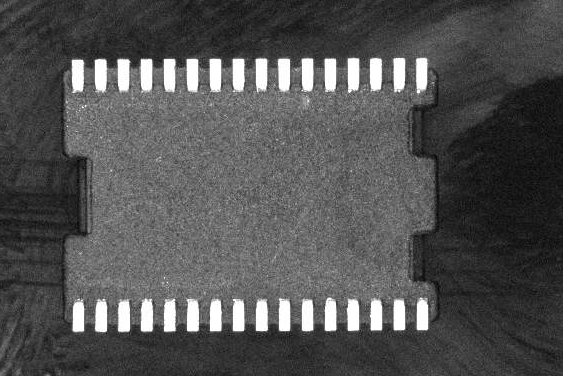
//> input picture ROBOCON 视觉组2021年学习任务/opencv/task3/src.bmp, 563 x 376 px
$ ./task3   (built with g++ and OpenCV 4)
//> lines starting //> are read from the running program, lines starting //| are printed output that depends on the picture; after the words box and inside, x2 and y2 are one past the last pixel; in counts of white or black regions, pixels touching at a corner belong together
//#include "stdafx.h"
#include <iostream>
#include <algorithm>
#include "opencv2/core/core.hpp"
#include "opencv2/imgproc/imgproc.hpp"
#include "opencv2/video/background_segm.hpp"
#include "opencv2/highgui/highgui.hpp"
#include <opencv/cxcore.hpp>
#include <stdio.h>
using namespace std;
using namespace cv;

Mat g_srcImage;
Mat g_grayImage;

const int g_dReferWidth=19;//mm
double g_dPixelsPerMetric;
vector<vector<cv::Point>> g_vContours;
vector<Vec4i> g_vHierarchy;
bool g_bFirst=true;

static cv::Point2f midpoint(cv::Point2f& ptA, cv::Point2f& ptB);//求中点
static float getDistance(Point2f pointA, Point2f pointB);//求距离
static bool ContoursSortFun(vector<cv::Point> contour1, vector<cv::Point> contour2);//按照 x坐标 排序
float minx(float a,float b,float c,float d);
float maxx(float a,float b,float c,float d);

float zb[100];
double dWidth;
double dHeight;
unsigned t=0;
//-----------------------------------【main( )函数】--------------------------------------------
//      描述：控制台应用程序的入口函数，我们的程序从这里开始
//-------------------------------------------------------------------------------------------------
int main(int argc, const char** argv)
{

	double timeStart = (double)getTickCount();
	g_srcImage = imread("src.bmp", 1);
//> g_srcImage is the input picture: 376 rows x 563 cols, CV_8UC3; min 0, max 255, mean 82.2
	//灰度 降低计算量
	cvtColor(g_srcImage, g_grayImage, COLOR_BGR2GRAY);

	//高斯滤波 降噪
	// GaussianBlur(g_grayImage, g_grayImage, Size(5,5), 0);
	// cv::namedWindow("高斯滤波", CV_WINDOW_NORMAL);
	// imshow("高斯滤波", g_grayImage);
	Mat dst;
	medianBlur(g_grayImage, dst, 11);//11
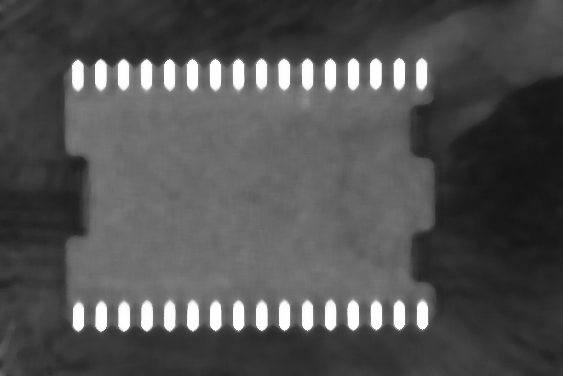
//> dst: 376 rows x 563 cols, CV_8UC1; min 20, max 255, mean 81.4
	//blur(g_grayImage,dst,Size(7,7));
	imshow("dst",dst);


	//边缘检测
	Canny(dst, g_grayImage, 50,100);
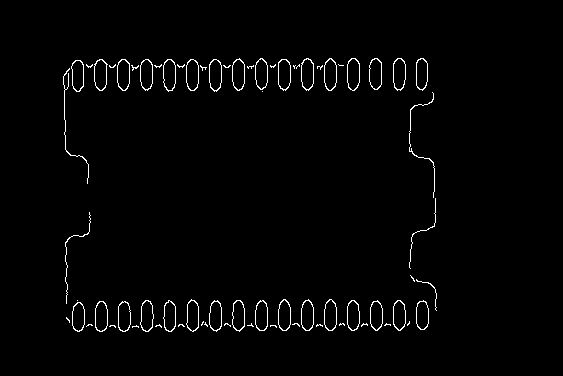
//> g_grayImage: 376 rows x 563 cols, CV_8UC1; 1.7% white in thin lines or dots, all inside (x1, y1, x2, y2) = (63, 58, 437, 332)
	cv::namedWindow("Canny", CV_WINDOW_NORMAL);
	imshow("Canny", g_grayImage);


	//寻找轮廓
	findContours(g_grayImage, g_vContours, g_vHierarchy, CV_RETR_EXTERNAL, CHAIN_APPROX_SIMPLE);
//> g_vContours = 70 contours, 38 with area under 20; largest, box (x1, y1, x2, y2) and area: (347, 58, 360, 91) 336, (393, 58, 406, 91) 330, (209, 59, 222, 92) 330, (301, 58, 314, 91) 329, (278, 59, 291, 91) 327; g_vHierarchy = 70 items, first 8: [1, -1, -1, -1], [2, 0, -1, -1], [3, 1, -1, -1], [4, 2, -1, -1], [5, 3, -1, -1], [6, 4, -1, -1], [7, 5, -1, -1], [8, 6, -1, -1]

	std::sort(g_vContours.begin(),g_vContours.end(), ContoursSortFun);//按照从左到右 排序
//> g_vContours = 70 contours, 38 with area under 20; largest, box (x1, y1, x2, y2) and area: (347, 58, 360, 91) 336, (393, 58, 406, 91) 330, (209, 59, 222, 92) 330, (301, 58, 314, 91) 329, (186, 59, 199, 91) 327
	for (unsigned i = 0; i < g_vContours.size(); i++) {

		if (contourArea(g_vContours[i]) < 100)//面积太小 则忽略
			continue;


		//获取（第一个轮廓）点的最小包围旋转矩形，g_vContours[i]是第几个轮廓
		RotatedRect box = minAreaRect(g_vContours[i]);
		Point2f boxPoints[4];//Point2f表示Point类的两个数据x,y为float类型（就是一个点）；vector 表示存放四维int
		box.points(boxPoints);

		Point2f pointA = midpoint(boxPoints[0], boxPoints[1]);//左中的点
		Point2f pointB = midpoint(boxPoints[1], boxPoints[2]);//上中的点
		Point2f pointC = midpoint(boxPoints[2], boxPoints[3]);//右中的点
		Point2f pointD = midpoint(boxPoints[3], boxPoints[0]);//下中的点

		zb[2*t]=minx(pointA.x,pointB.x,pointC.x,pointD.x);
		zb[2*t+1]=maxx(pointA.x,pointB.x,pointC.x,pointD.x);


		circle(g_srcImage, pointA, 2, Scalar(0, 0, 255));//四条边中点分别画圆
		circle(g_srcImage, pointB, 2, Scalar(0, 0, 255));
		circle(g_srcImage, pointC, 2, Scalar(0, 0, 255));
		circle(g_srcImage, pointD, 2, Scalar(0, 0, 255));

		line(g_srcImage, pointA, pointC, Scalar(255, 0, 0));//左中和右中连线
		line(g_srcImage, pointD, pointB, Scalar(255, 0, 0));//上中和下中连线

		dWidth = getDistance(pointA, pointC);//宽度：上和下的距离
		dHeight = getDistance(pointD, pointB);//高度：左和右的距离

		if(dWidth > dHeight)
		{
			double t =  dWidth;
			dWidth = dHeight;
			dHeight = t;
		}

		cout <<"dWidth:"<< dWidth <<"   "<<"dHeight:"<<"   "<< dHeight<< endl;

		for (int i = 0; i <=3; i++)
		{
			line(g_srcImage, boxPoints[i], boxPoints[(i + 1) % 4], Scalar(0, 255, 0));
		}

		t++;
	}
//> this loop made 70 passes
//> (box, boxPoints, pointA, pointB, pointC, pointD, min_x in minx, max_x in maxx) on passes 3, 5, 10: (centre (77, 75.5), size (31, 12), angle -90, 4 Points (x, y): [83, 91], [71, 91], [71, 60], [83, 60], Point(77, 91), Point(71, 75.5), Point(77, 60), Point(83, 75.5), 71, 83), (centre (78, 316.5), size (29, 12), angle -90, 4 Points (x, y): [84, 331], [72, 331], [72, 302], [84, 302], Point(78, 331), Point(72, 316.5), Point(78, 302), Point(84, 316.5), 72, 84), (centre (100.5, 74.5), size (31, 13), angle -90, 4 Points (x, y): [107, 90], [94, 90], [94, 59], [107, 59], Point(100.5, 90), Point(94, 74.5), Point(100.5, 59), Point(107, 74.5), 94, 107)
//> (box, pointA, pointB, pointC, pointD, min_x in minx, max_x in maxx, distance in getDistance) on passes 9, 14, 18, 22: (centre (101, 316), size (30, 12), angle -90, Point(101, 331), Point(95, 316), Point(101, 301), Point(107, 316), 95, 107, 30), (centre (124, 316), size (30, 12), angle -90, Point(124, 331), Point(118, 316), Point(124, 301), Point(130, 316), 118, 130, 30), (centre (146.8, 315.5), size (31.1, 12.7), angle -86.4, Point(145.8, 331.1), Point(140.4, 315.1), Point(147.8, 300), Point(153.1, 315.9), 140.4, 153.1, 31.13), (centre (169, 315.5), size (31, 12), angle -90, Point(169, 331), Point(163, 315.5), Point(169, 300), Point(175, 315.5), 163, 175, 31)
//| dWidth:12   dHeight:   31
//| dWidth:12   dHeight:   29
//| dWidth:12   dHeight:   30
//| dWidth:13   dHeight:   31
//| dWidth:12   dHeight:   31
//| dWidth:12   dHeight:   30
//| dWidth:12   dHeight:   31
//| dWidth:12.7252   dHeight:   31.1268
//> (output is shown up to pass 18 of 70)
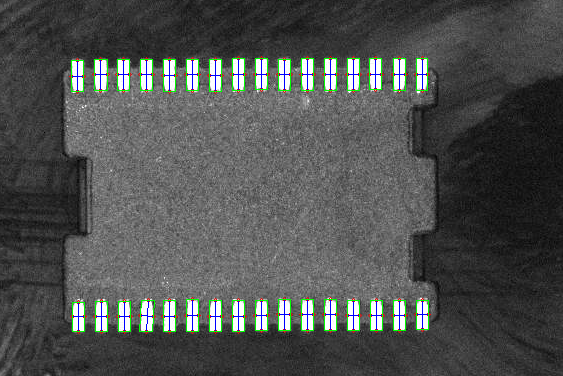
//> g_srcImage: 376 rows x 563 cols, CV_8UC3; 2.21% of pixels changed, all inside (x1, y1, x2, y2) = (69, 56, 431, 334)
	for (t = 0; t < 32; t++)
	{
		float jianju = fabs(zb[2*t] - zb[2*t+1]);
		if(jianju > 15)
		continue;
		//cout <<"   "<< jianju<< endl;
		cout <<"   "<< zb[t]<< endl;
	}
//> this loop made 32 passes
//|    71
//|    83
//|    72
//|    84
//|    95
//|    107
//|    94
//|    107
//> (output is shown up to pass 8 of 32)


	cv::namedWindow("效果", CV_WINDOW_NORMAL);
	cv::imshow("效果", g_srcImage);

	double nTime = ((double)getTickCount() - timeStart) / getTickFrequency();
	cout << "运行上面程序共耗时：" << nTime << "秒\n" << endl;

	waitKey(0);
	return 0;
}

Point2f midpoint(Point2f& ptA, Point2f& ptB) {
	return Point2f((ptA.x+ ptB.x)*0.5,(ptA.y + ptB.y)*0.5);
}

float getDistance(Point2f pointA, Point2f pointB)
{
	float distance;
	distance = powf((pointA.x - pointB.x), 2) + powf((pointA.y - pointB.y), 2);
	distance = sqrtf(distance);
	return distance;
}

bool ContoursSortFun(vector<cv::Point> contour1, vector<cv::Point> contour2) {
	return  (contour1[0].x<contour2[0].x); // a.x < b.x;
}

float minx(float a,float b,float c,float d)
{
	float min_x;
	//自右往左
	//min_x = a < b ? a < c ? a < d ? a : d : c < d ? c : d : b < c ? b < d ? b : d : c < d ? c : d;
	min_x = min(a,b);
	min_x = min(min_x,c);
	min_x = min(min_x,d);
	return min_x;
}

float maxx(float a,float b,float c,float d)
{
	float max_x;
	max_x = max(a,b);
	max_x = max(max_x,c);
	max_x = max(max_x,d);
	return max_x;
}
